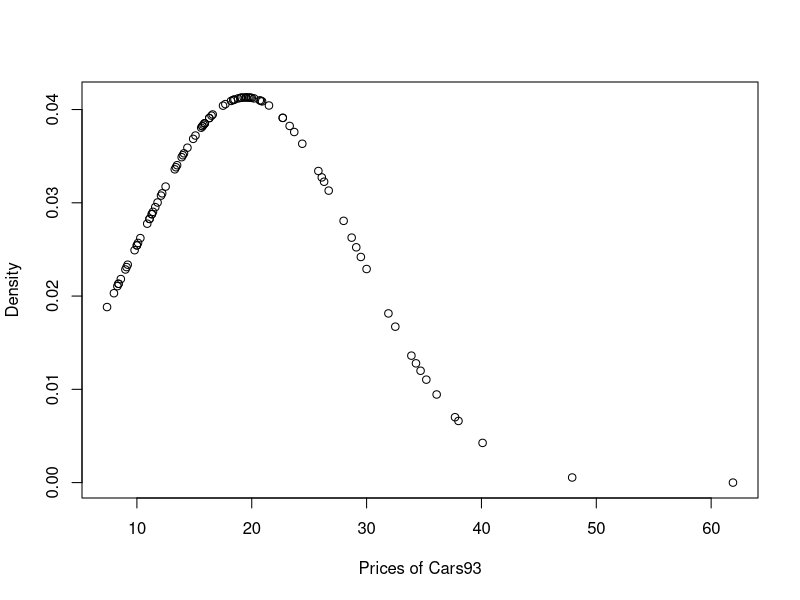

Recreate this plot in R.
ex1 <- function(){
  # 문제 1 답안 코드 작성
  library(MASS)
  mat <- matrix(drivers,nrow=12);
  print(max(mat[,3]));
}
ex1()
ex2 <- function(){
  #문제 2 답안 작성
  library(MASS)
  dt <- Cars93$Price
  plot(x=dt,y=dnorm(dt,mean(dt),sd(dt)),xlab="Prices of Cars93",ylab="Density")

}
ex2()
ex3 <- function(){
  #문제 3 답안 작성
  library(MASS)
  print(cor.test(x=Cars93$Weight , y=Cars93$Horsepower,use="everything",method=c("pearson")))
}
ex3()
ex4 <- function(){
  library(MASS)
  # 문제 4-1 답안 작성 (print)
  print(dbinom(7,10,4/5))
  # 문제 4-2 답안 작성 (print)
  print(qchisq(0.9,9,lower.tail = TRUE));
  # 문제 4-3 답안 작성  (print)
  print(dpois(3,25/10))
}
ex4()
ex5 <- function(n){
    count <- 0 # 원 내부에 존재하는 좌표의 개수를 세기를 위한 카운트 값
    # 문제 5 답안작성
    x <- runif(n,-1,1)
    y <- runif(n,-1,1)
    count <- (sum((sqrt(x^2+y^2)<1)==TRUE))
    return (4*count/n) # 원주율값 리턴
}
ex5(10000)
ex5(100000)
ex5(1000000)
